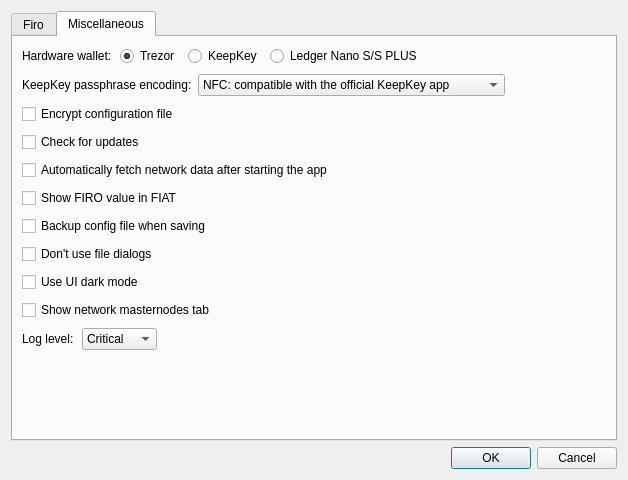
<?xml version="1.0" encoding="UTF-8"?>
<ui version="4.0">
 <class>ConfigDlg</class>
 <widget class="QDialog" name="ConfigDlg">
  <property name="windowModality">
   <enum>Qt::NonModal</enum>
  </property>
  <property name="geometry">
   <rect>
    <x>0</x>
    <y>0</y>
    <width>628</width>
    <height>480</height>
   </rect>
  </property>
  <property name="windowTitle">
   <string>Dialog</string>
  </property>
  <property name="modal">
   <bool>false</bool>
  </property>
  <layout class="QVBoxLayout" name="verticalLayout">
   <property name="spacing">
    <number>6</number>
   </property>
   <property name="sizeConstraint">
    <enum>QLayout::SetDefaultConstraint</enum>
   </property>
   <item>
    <widget class="QTabWidget" name="tabWidget">
     <property name="tabShape">
      <enum>QTabWidget::Rounded</enum>
     </property>
     <property name="currentIndex">
      <number>1</number>
     </property>
     <widget class="QWidget" name="tabDashd">
      <attribute name="title">
       <string>Firo</string>
      </attribute>
      <layout class="QVBoxLayout" name="verticalLayout_3">
       <property name="spacing">
        <number>3</number>
       </property>
       <property name="leftMargin">
        <number>3</number>
       </property>
       <property name="topMargin">
        <number>3</number>
       </property>
       <property name="rightMargin">
        <number>3</number>
       </property>
       <property name="bottomMargin">
        <number>3</number>
       </property>
       <item>
        <layout class="QHBoxLayout" name="horizontalLayout_3">
         <item>
          <widget class="QLabel" name="label_2">
           <property name="text">
            <string>Network:</string>
           </property>
          </widget>
         </item>
         <item>
          <widget class="QComboBox" name="cboDashNetwork">
           <item>
            <property name="text">
             <string>MAINNET</string>
            </property>
           </item>
           <item>
            <property name="text">
             <string>TESTNET</string>
            </property>
           </item>
          </widget>
         </item>
         <item>
          <spacer name="horizontalSpacer_5">
           <property name="orientation">
            <enum>Qt::Horizontal</enum>
           </property>
           <property name="sizeHint" stdset="0">
            <size>
             <width>40</width>
             <height>20</height>
            </size>
           </property>
          </spacer>
         </item>
        </layout>
       </item>
       <item>
        <widget class="QFrame" name="frame_2">
         <property name="frameShape">
          <enum>QFrame::StyledPanel</enum>
         </property>
         <property name="frameShadow">
          <enum>QFrame::Raised</enum>
         </property>
         <layout class="QVBoxLayout" name="verticalLayout_6">
          <item>
           <widget class="QSplitter" name="splitter">
            <property name="orientation">
             <enum>Qt::Horizontal</enum>
            </property>
            <property name="opaqueResize">
             <bool>true</bool>
            </property>
            <property name="childrenCollapsible">
             <bool>true</bool>
            </property>
            <widget class="QWidget" name="layoutWidget">
             <layout class="QVBoxLayout" name="layoutConnList" stretch="0,0,0">
              <property name="spacing">
               <number>2</number>
              </property>
              <item>
               <widget class="QFrame" name="frame">
                <property name="frameShape">
                 <enum>QFrame::NoFrame</enum>
                </property>
                <property name="frameShadow">
                 <enum>QFrame::Raised</enum>
                </property>
                <layout class="QHBoxLayout" name="horizontalLayout">
                 <property name="spacing">
                  <number>1</number>
                 </property>
                 <property name="leftMargin">
                  <number>0</number>
                 </property>
                 <property name="topMargin">
                  <number>0</number>
                 </property>
                 <property name="rightMargin">
                  <number>0</number>
                 </property>
                 <property name="bottomMargin">
                  <number>2</number>
                 </property>
                 <item>
                  <widget class="QToolButton" name="btnNewConn">
                   <property name="minimumSize">
                    <size>
                     <width>26</width>
                     <height>26</height>
                    </size>
                   </property>
                   <property name="toolTip">
                    <string>Add New Connection</string>
                   </property>
                   <property name="text">
                    <string/>
                   </property>
                  </widget>
                 </item>
                 <item>
                  <widget class="QToolButton" name="btnDeleteConn">
                   <property name="minimumSize">
                    <size>
                     <width>26</width>
                     <height>26</height>
                    </size>
                   </property>
                   <property name="toolTip">
                    <string>Delete Current Connection</string>
                   </property>
                   <property name="text">
                    <string/>
                   </property>
                  </widget>
                 </item>
                 <item>
                  <widget class="QToolButton" name="btnMoveUpConn">
                   <property name="minimumSize">
                    <size>
                     <width>26</width>
                     <height>26</height>
                    </size>
                   </property>
                   <property name="toolTip">
                    <string>Move Up Current Connection</string>
                   </property>
                   <property name="text">
                    <string/>
                   </property>
                  </widget>
                 </item>
                 <item>
                  <widget class="QToolButton" name="btnMoveDownConn">
                   <property name="minimumSize">
                    <size>
                     <width>26</width>
                     <height>26</height>
                    </size>
                   </property>
                   <property name="toolTip">
                    <string>Move Down Current Connection</string>
                   </property>
                   <property name="text">
                    <string/>
                   </property>
                  </widget>
                 </item>
                 <item>
                  <widget class="QToolButton" name="btnRestoreDefault">
                   <property name="minimumSize">
                    <size>
                     <width>26</width>
                     <height>26</height>
                    </size>
                   </property>
                   <property name="toolTip">
                    <string>Restore Default Connections</string>
                   </property>
                   <property name="text">
                    <string/>
                   </property>
                  </widget>
                 </item>
                 <item>
                  <spacer name="horizontalSpacer">
                   <property name="orientation">
                    <enum>Qt::Horizontal</enum>
                   </property>
                   <property name="sizeHint" stdset="0">
                    <size>
                     <width>40</width>
                     <height>20</height>
                    </size>
                   </property>
                  </spacer>
                 </item>
                </layout>
               </widget>
              </item>
              <item>
               <widget class="QLabel" name="label">
                <property name="text">
                 <string>Connections:</string>
                </property>
               </widget>
              </item>
              <item>
               <widget class="QListWidget" name="lstConns">
                <property name="sizePolicy">
                 <sizepolicy hsizetype="Preferred" vsizetype="Expanding">
                  <horstretch>0</horstretch>
                  <verstretch>0</verstretch>
                 </sizepolicy>
                </property>
                <property name="baseSize">
                 <size>
                  <width>150</width>
                  <height>0</height>
                 </size>
                </property>
                <property name="frameShape">
                 <enum>QFrame::StyledPanel</enum>
                </property>
                <property name="selectionMode">
                 <enum>QAbstractItemView::ExtendedSelection</enum>
                </property>
               </widget>
              </item>
             </layout>
            </widget>
            <widget class="QFrame" name="detailsFrame">
             <property name="sizePolicy">
              <sizepolicy hsizetype="Expanding" vsizetype="Preferred">
               <horstretch>0</horstretch>
               <verstretch>0</verstretch>
              </sizepolicy>
             </property>
             <property name="frameShape">
              <enum>QFrame::StyledPanel</enum>
             </property>
             <property name="midLineWidth">
              <number>0</number>
             </property>
             <layout class="QVBoxLayout" name="verticalLayout_4">
              <property name="topMargin">
               <number>12</number>
              </property>
             </layout>
            </widget>
           </widget>
          </item>
          <item>
           <layout class="QVBoxLayout" name="verticalLayout_5">
            <property name="sizeConstraint">
             <enum>QLayout::SetDefaultConstraint</enum>
            </property>
            <item>
             <widget class="QCheckBox" name="chbRandomConn">
              <property name="toolTip">
               <string>Pick random connection to distribute clients' load over multiple nodes.</string>
              </property>
              <property name="text">
               <string>Pick random connection</string>
              </property>
             </widget>
            </item>
           </layout>
          </item>
         </layout>
        </widget>
       </item>
      </layout>
     </widget>
     <widget class="QWidget" name="tabMisc">
      <attribute name="title">
       <string>Miscellaneous</string>
      </attribute>
      <layout class="QVBoxLayout" name="verticalLayout_2">
       <property name="spacing">
        <number>8</number>
       </property>
        <item>
        <layout class="QHBoxLayout" name="layHardwareWallet">
         <item>
          <widget class="QLabel" name="label_3">
           <property name="text">
            <string>Hardware wallet:</string>
           </property>
           <property name="alignment">
            <set>Qt::AlignLeading|Qt::AlignLeft|Qt::AlignVCenter</set>
           </property>
           <property name="margin">
            <number>0</number>
           </property>
          </widget>
         </item>
         <item>
          <widget class="QRadioButton" name="chbHwTrezor">
           <property name="minimumSize">
            <size>
             <width>60</width>
             <height>0</height>
            </size>
           </property>
           <property name="maximumSize">
            <size>
             <width>16777215</width>
             <height>16777215</height>
            </size>
           </property>
           <property name="text">
            <string>Trezor</string>
           </property>
           <property name="checked">
            <bool>true</bool>
           </property>
          </widget>
         </item>
         <item>
          <widget class="QRadioButton" name="chbHwKeepKey">
           <property name="minimumSize">
            <size>
             <width>70</width>
             <height>0</height>
            </size>
           </property>
           <property name="maximumSize">
            <size>
             <width>16777215</width>
             <height>16777215</height>
            </size>
           </property>
           <property name="text">
            <string>KeepKey</string>
           </property>
          </widget>
         </item>
         <item>
          <widget class="QRadioButton" name="chbHwLedgerNanoS">
           <property name="text">
            <string>Ledger Nano S/S PLUS</string>
           </property>
          </widget>
         </item>
         <item>
          <spacer name="horizontalSpacer_2">
           <property name="orientation">
            <enum>Qt::Horizontal</enum>
           </property>
           <property name="sizeHint" stdset="0">
            <size>
             <width>40</width>
             <height>20</height>
            </size>
           </property>
          </spacer>
         </item>
        </layout>
       </item>
       <item>
        <widget class="QWidget" name="wdgKeepkeyPassEncoding" native="true">
         <layout class="QHBoxLayout" name="horizontalLayout_2">
          <property name="leftMargin">
           <number>0</number>
          </property>
          <property name="topMargin">
           <number>0</number>
          </property>
          <property name="rightMargin">
           <number>0</number>
          </property>
          <property name="bottomMargin">
           <number>0</number>
          </property>
          <item>
           <widget class="QLabel" name="lblKeepkeyPassEncoding">
            <property name="text">
             <string>KeepKey passphrase encoding:</string>
            </property>
            <property name="openExternalLinks">
             <bool>true</bool>
            </property>
           </widget>
          </item>
          <item>
           <widget class="QComboBox" name="cboKeepkeyPassEncoding">
            <property name="sizePolicy">
             <sizepolicy hsizetype="Preferred" vsizetype="Fixed">
              <horstretch>0</horstretch>
              <verstretch>0</verstretch>
             </sizepolicy>
            </property>
            <item>
             <property name="text">
              <string>NFC: compatible with the official KeepKey app</string>
             </property>
            </item>
            <item>
             <property name="text">
              <string>NFKD: compatible with BIP-39 standard and Trezor</string>
             </property>
            </item>
           </widget>
          </item>
          <item>
           <spacer name="horizontalSpacer_4">
            <property name="orientation">
             <enum>Qt::Horizontal</enum>
            </property>
            <property name="sizeHint" stdset="0">
             <size>
              <width>40</width>
              <height>20</height>
             </size>
            </property>
           </spacer>
          </item>
         </layout>
        </widget>
       </item>
       <item>
        <widget class="QCheckBox" name="chbEncryptConfigFile">
         <property name="toolTip">
          <string>&lt;html&gt;&lt;head/&gt;&lt;body&gt;&lt;p&gt;Encrypts configuration file with hardware wallet. &lt;/p&gt;&lt;p&gt;You will need your hardware wallet connected to open the file.&lt;/p&gt;&lt;/body&gt;&lt;/html&gt;</string>
         </property>
         <property name="text">
          <string>Encrypt configuration file</string>
         </property>
        </widget>
       </item>
       <item>
        <widget class="QCheckBox" name="chbCheckForUpdates">
         <property name="text">
          <string>Check for updates</string>
         </property>
        </widget>
       </item>
       <item>
        <widget class="QCheckBox" name="chbFetchDataAfterStart">
         <property name="text">
          <string>Automatically fetch network data after starting the app</string>
         </property>
        </widget>
       </item>
       <item>
        <widget class="QCheckBox" name="chbShowDashFIATValue">
         <property name="text">
          <string>Show FIRO value in FIAT</string>
         </property>
        </widget>
       </item>
       <item>
        <widget class="QCheckBox" name="chbBackupConfigFile">
         <property name="toolTip">
          <string>If checked, old config file will be saved when changing configuration</string>
         </property>
         <property name="text">
          <string>Backup config file when saving</string>
         </property>
        </widget>
       </item>
       <item>

        <widget class="QCheckBox" name="chbDontUseFileDialogs">
         <property name="toolTip">
          <string/>
         </property>
         <property name="text">
          <string>Don't use file dialogs</string>
         </property>
        </widget>
       </item>
       <item>
        <widget class="QCheckBox" name="chbUIDarkMode">
         <property name="toolTip">
          <string>Use dark mode (independent of the OS settings)</string>
         </property>
         <property name="text">
          <string>Use UI dark mode</string>
         </property>
        </widget>
       </item>
       <item>
        <widget class="QCheckBox" name="chbShowNetworkMasternodes">
         <property name="toolTip">
          <string>Shows a tab in the main window with a list of all masternodes in the Firo network</string>
         </property>
         <property name="text">
          <string>Show network masternodes tab</string>
         </property>
        </widget>
       </item>
       <item>
        <layout class="QHBoxLayout" name="hlLogLevel">
         <item>
          <widget class="QLabel" name="lblLogLevel">
           <property name="text">
            <string>Log level:</string>
           </property>
          </widget>
         </item>
         <item>
          <widget class="QComboBox" name="cboLogLevel">
           <item>
            <property name="text">
             <string>Critical</string>
            </property>
           </item>
           <item>
            <property name="text">
             <string>Error</string>
            </property>
           </item>
           <item>
            <property name="text">
             <string>Warning</string>
            </property>
           </item>
           <item>
            <property name="text">
             <string>Info</string>
            </property>
           </item>
           <item>
            <property name="text">
             <string>Debug</string>
            </property>
           </item>
          </widget>
         </item>
         <item>
          <spacer name="horizontalSpacer_3">
           <property name="orientation">
            <enum>Qt::Horizontal</enum>
           </property>
           <property name="sizeHint" stdset="0">
            <size>
             <width>40</width>
             <height>20</height>
            </size>
           </property>
          </spacer>
         </item>
        </layout>
       </item>
       <item>
        <spacer name="verticalSpacer">
         <property name="orientation">
          <enum>Qt::Vertical</enum>
         </property>
         <property name="sizeHint" stdset="0">
          <size>
           <width>20</width>
           <height>40</height>
          </size>
         </property>
        </spacer>
       </item>
      </layout>
     </widget>
    </widget>
   </item>
   <item>
    <widget class="QDialogButtonBox" name="buttonBox">
     <property name="orientation">
      <enum>Qt::Horizontal</enum>
     </property>
     <property name="standardButtons">
      <set>QDialogButtonBox::Cancel|QDialogButtonBox::Ok</set>
     </property>
    </widget>
   </item>
  </layout>
 </widget>
 <resources/>
 <connections>
  <connection>
   <sender>buttonBox</sender>
   <signal>accepted()</signal>
   <receiver>ConfigDlg</receiver>
   <slot>accept()</slot>
   <hints>
    <hint type="sourcelabel">
     <x>248</x>
     <y>254</y>
    </hint>
    <hint type="destinationlabel">
     <x>157</x>
     <y>274</y>
    </hint>
   </hints>
  </connection>
  <connection>
   <sender>buttonBox</sender>
   <signal>rejected()</signal>
   <receiver>ConfigDlg</receiver>
   <slot>reject()</slot>
   <hints>
    <hint type="sourcelabel">
     <x>316</x>
     <y>260</y>
    </hint>
    <hint type="destinationlabel">
     <x>286</x>
     <y>274</y>
    </hint>
   </hints>
  </connection>
 </connections>
</ui>
